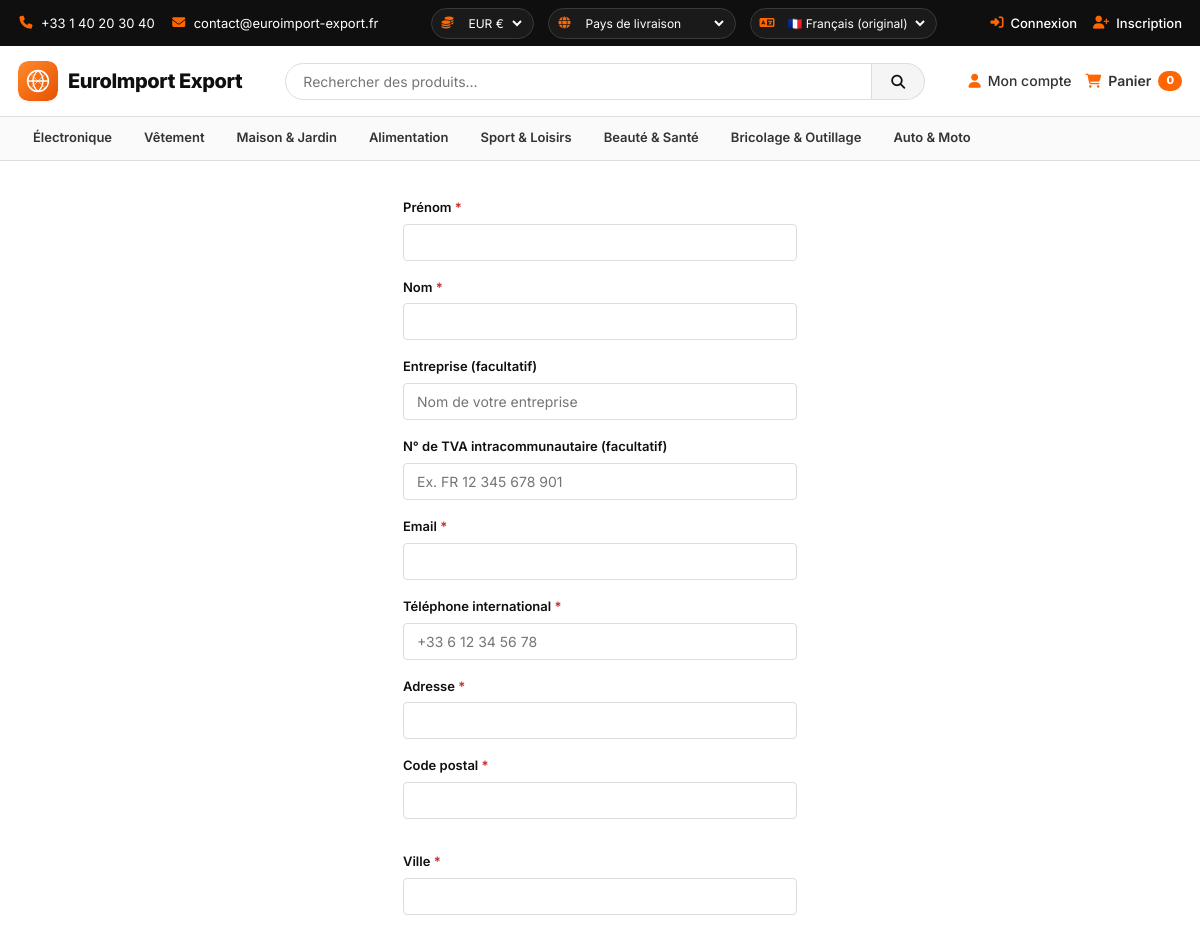
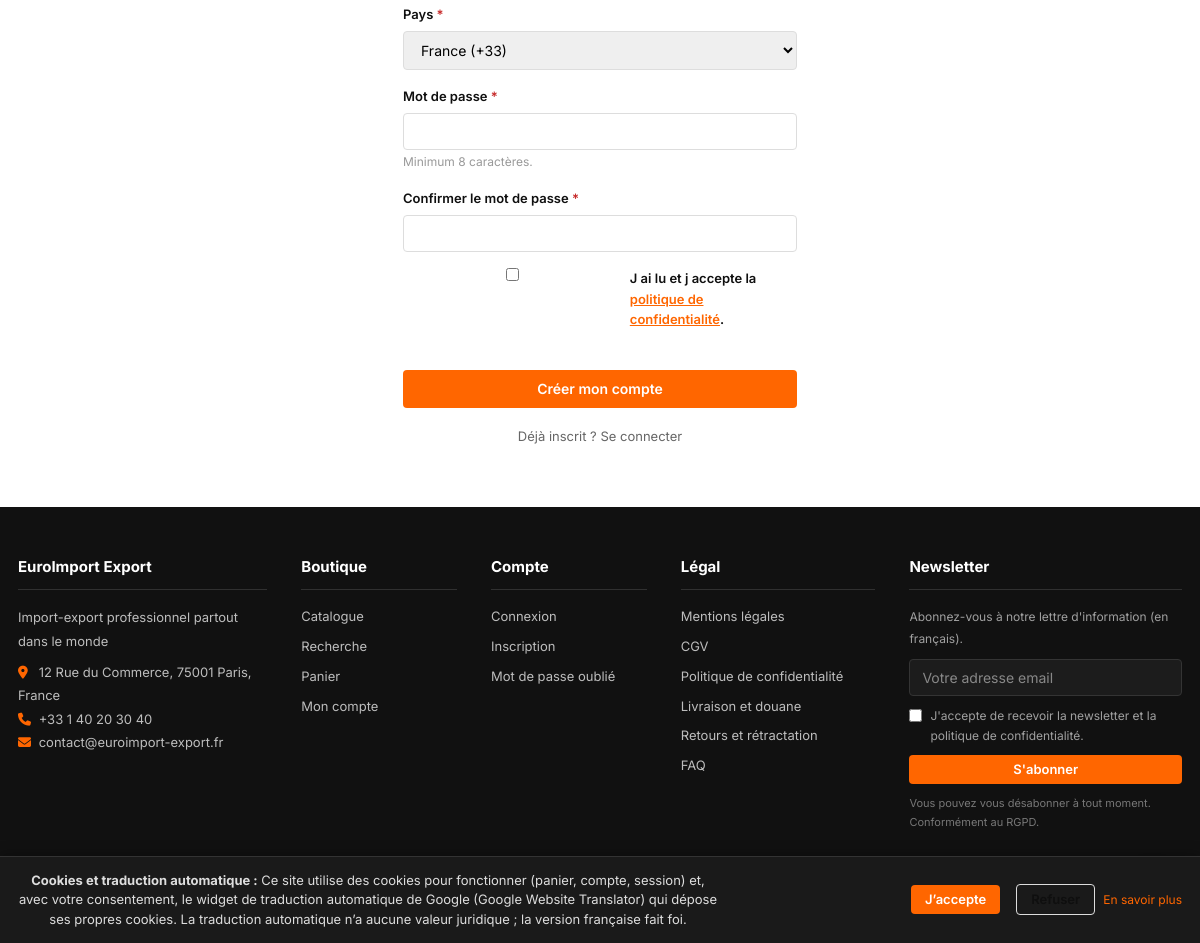
The page /public/inscription.php on the database its author committed (2 pictures, top to bottom).
### tables this page shows
CREATE TABLE `categories` (
  `id` INT UNSIGNED NOT NULL AUTO_INCREMENT,
  `parent_id` INT UNSIGNED DEFAULT NULL,
  `name` VARCHAR(255) NOT NULL,
  `slug` VARCHAR(255) NOT NULL,
  `description` TEXT DEFAULT NULL,
  `image` VARCHAR(255) DEFAULT NULL,
  `sort_order` INT UNSIGNED NOT NULL DEFAULT 0,
  `is_active` TINYINT(1) NOT NULL DEFAULT 1,
  `created_at` DATETIME NOT NULL DEFAULT CURRENT_TIMESTAMP,
  `updated_at` DATETIME NOT NULL DEFAULT CURRENT_TIMESTAMP ON UPDATE CURRENT_TIMESTAMP,
  PRIMARY KEY (`id`),
  UNIQUE KEY `uk_categories_slug` (`slug`),
  KEY `idx_categories_parent` (`parent_id`),
  KEY `idx_categories_active` (`is_active`),
  CONSTRAINT `fk_categories_parent` FOREIGN KEY (`parent_id`) REFERENCES `categories` (`id`) ON DELETE SET NULL ON UPDATE CASCADE
);

### config/config.php (called while the page is built, shortened)
<?php
function languages(): array
{
    return $GLOBALS['LANGUAGES'];
}
function languageExists(string $code): bool
{
    return isset($GLOBALS['LANGUAGES'][$code]);
}
function languageIsRtl(string $code): bool
{
    return languageExists($code) && $GLOBALS['LANGUAGES'][$code]['rtl'] === true;
}
function currentLanguageFromCookie(): string
{
    $code = LANG_DEFAULT;
    return $code;
}
function currentLanguageIsRtl(): bool
{
    return languageIsRtl(currentLanguageFromCookie());
}

### public/inscription.php (the view, shortened to what this page needs)
<?php
$db = db();
$form = [
    'firstname' => '',
    'lastname' => '',
    'email' => '',
    'phone' => '',
    'company' => '',
    'vat_number' => '',
    'address' => '',
    'city' => '',
    'postcode' => '',
    'country' => 'FR',
];
$countries = getCountries($db);
require_once INCLUDES_DIR . '/header.php';
?>
<section class="section">
    <div class="container" style="max-width:430px; margin:0 auto;">
        <form action="inscription.php" method="POST" novalidate>
            <div class="form-group">
                <label>Prénom <span style="color:var(--color-error);">*</span></label>
                <input type="text" name="firstname" value="<?= e($form['firstname']) ?>" required>
            </div>
            <div class="form-group">
                <label>Nom <span style="color:var(--color-error);">*</span></label>
                <input type="text" name="lastname" value="<?= e($form['lastname']) ?>" required>
            </div>
            <div class="form-group">
                <label>Entreprise (facultatif)</label>
                <input type="text" name="company" value="<?= e($form['company']) ?>" placeholder="Nom de votre entreprise">
            </div>
            <div class="form-group">
                <label>N° de TVA intracommunautaire (facultatif)</label>
                <input type="text" name="vat_number" value="<?= e($form['vat_number']) ?>" placeholder="Ex. FR 12 345 678 901">
            </div>
            <div class="form-group">
                <label>Email <span style="color:var(--color-error);">*</span></label>
                <input type="email" name="email" value="<?= e($form['email']) ?>" required>
            </div>
            <div class="form-group">
                <label>Téléphone international <span style="color:var(--color-error);">*</span></label>
                <input type="tel" name="phone" value="<?= e($form['phone']) ?>" placeholder="+33 6 12 34 56 78" required>
            </div>
            <div class="form-group">
                <label>Adresse <span style="color:var(--color-error);">*</span></label>
                <input type="text" name="address" value="<?= e($form['address']) ?>" required>
            </div>
            <div class="form-row">
                <div class="form-group" style="flex:1 1 200px;">
                    <label>Code postal <span style="color:var(--color-error);">*</span></label>
                    <input type="text" name="postcode" value="<?= e($form['postcode']) ?>" required>
                </div>
                <div class="form-group" style="flex:1 1 220px;">
                    <label>Ville <span style="color:var(--color-error);">*</span></label>
                    <input type="text" name="city" value="<?= e($form['city']) ?>" required>
                </div>
            </div>
            <div class="form-group">
                <label>Pays <span style="color:var(--color-error);">*</span></label>
                <select name="country" required>
                    <?php foreach ($countries as $c): ?>
                        <option value="<?= e($c['iso_alpha2']) ?>" <?= $form['country'] === $c['iso_alpha2'] ? 'selected' : '' ?>>
                            <?= e($c['name']) ?> <?= nt('(' . $c['phone_code'] . ')') ?>
                        </option>
                    <?php endforeach; ?>
                </select>
            </div>
            <div class="form-group">
                <label>Mot de passe <span style="color:var(--color-error);">*</span></label>
                <input type="password" name="password" required>
                <small style="color:var(--color-gray-light);">Minimum 8 caractères.</small>
            </div>
            <div class="form-group">
                <label>Confirmer le mot de passe <span style="color:var(--color-error);">*</span></label>
                <input type="password" name="password_confirm" required>
            </div>
            <div class="form-group consent" style="margin-top:8px;">
                <input type="checkbox" name="consent" id="consent" required>
                <label for="consent" style="cursor:pointer;">
                    J ai lu et j accepte la <a href="politique-confidentialite.php" style="color:var(--color-primary); text-decoration:underline;">politique de confidentialité</a>.
                </label>
            </div>
            <button type="submit" class="btn btn--primary btn--full" style="margin-top:18px;">Créer mon compte</button>
        </form>
        <p style="font-size:13px; color:var(--color-gray); margin-top:18px; text-align:center;">
            Déjà inscrit ? <a href="connexion.php">Se connecter</a>
        </p>
    </div>
</section>
<?php
require_once INCLUDES_DIR . '/footer.php';
?>

### includes/header.php (shortened to what this page needs)
<?php
require_once __DIR__ . '/../config/config.php';
require_once __DIR__ . '/functions.php';
$db = db();
$lang = currentLanguageFromCookie();
$rtl = currentLanguageIsRtl();
$currency = detectCurrency($db);
$settings = loadSettings($db);
$currencies = getCurrencies($db);
$countries = getCountries($db);
$topCategories = getCategories($db);
$siteName = !empty($settings['site_name']) ? $settings['site_name'] : 'EuroImport Export';
$sitePhone = $settings['public_phone'] ?? '+33 1 40 20 30 40';
$siteEmail = $settings['contact_email'] ?? 'contact@example.com';
$cartCount = 0;
?>
<!DOCTYPE html>
<html lang="<?= e($lang) ?>" dir="<?= $rtl ? 'rtl' : 'ltr' ?>">
<head>
<link rel="stylesheet" href="https://cdnjs.cloudflare.com/ajax/libs/font-awesome/6.5.0/css/all.min.css">
<link rel="stylesheet" href="<?= ASSETS_URL ?>/css/main.css?v=1.2.0">
</head>
<body class="<?= $rtl ? 'rtl' : 'ltr' ?>">
<div class="site">
<header class="top-bar">
    <div class="container top-bar__inner">
        <div class="top-bar__left">
            <span class="top-bar__item"><i class="fas fa-phone"></i> <?= nt($sitePhone) ?></span>
            <span class="top-bar__item top-bar__email"><i class="fas fa-envelope"></i> <?= nt($siteEmail) ?></span>
        </div>
        <div class="top-bar__center">
            <form id="currency-form" class="top-bar__form">
                <i class="fas fa-coins" aria-hidden="true"></i>
                <select id="currency-select" name="currency" title="Choisir une devise">
                    <?php foreach ($currencies as $c): ?>
                        <option value="<?= e($c['code']) ?>" <?= $currency['code'] === $c['code'] ? 'selected' : '' ?>>
                            <?= e($c['code']) ?> <?= e($c['symbol']) ?>
                        </option>
                    <?php endforeach; ?>
                </select>
            </form>
            <form id="country-form" class="top-bar__form">
                <i class="fas fa-globe" aria-hidden="true"></i>
                <select id="country-select" name="country" title="Pays de livraison">
                    <option value="">Pays de livraison</option>
                </select>
            </form>
            <form id="lang-form" class="top-bar__form">
                <i class="fas fa-language" aria-hidden="true"></i>
                <select id="lang-select" name="lang" title="Langue de traduction automatique">
                    <?php foreach (languages() as $code => $data): ?>
                        <option value="<?= e($code) ?>" <?= $lang === $code ? 'selected' : '' ?> data-flag="<?= e($data['flag']) ?>" data-rtl="<?= $data['rtl'] ? 'true' : 'false' ?>">
                            <?= e($data['flag']) ?> <?= $code === 'fr' ? e($data['native']) : e($data['name']) ?>
                        </option>
                    <?php endforeach; ?>
                </select>
            </form>
        </div>
        <div class="top-bar__right">
            <a href="connexion.php" class="top-bar__link"><i class="fas fa-sign-in-alt"></i> Connexion</a>
            <a href="inscription.php" class="top-bar__link"><i class="fas fa-user-plus"></i> Inscription</a>
        </div>
    </div>
</header>
<header class="main-header">
    <div class="container main-header__inner">
        <a href="index.php" class="logo">
            <img src="<?= ASSETS_URL ?>/images/logo.svg" alt="" class="logo__icon">
            <span class="logo__text notranslate" translate="no"><?= e($siteName) ?></span>
        </a>
        <form class="search-bar" action="recherche.php" method="GET" id="search-form" aria-label="Recherche">
            <input type="search" name="q" id="search-input" placeholder="Rechercher des produits…" value="<?= e($_GET['q'] ?? '') ?>">
            <button type="submit"><i class="fas fa-search"></i></button>
        </form>
        <div class="main-header__right">
            <a href="compte.php" class="main-header__link account-link"><i class="fas fa-user"></i> Mon compte</a>
            <a href="panier.php" class="main-header__link cart-link"><i class="fas fa-shopping-cart"></i> <span class="cart-label">Panier</span> <span class="cart-count"><?= (int)$cartCount ?></span></a>
        </div>
    </div>
</header>
<nav class="category-nav">
    <div class="container">
        <ul class="category-list">
            <?php foreach ($topCategories as $cat): ?>
                <li>
                    <a href="catalogue.php?category=<?= e($cat['slug']) ?>"><?= e($cat['name']) ?></a>
                </li>
            <?php endforeach; ?>
        </ul>
    </div>
</nav>
<main class="site-main" id="main-content">

### rows shown on the page
categories: name "Électronique"
categories: name "Vêtement"
categories: name "Maison & Jardin"
categories: name "Alimentation"
categories: name "Sport & Loisirs"
categories: name "Beauté & Santé"
categories: name "Bricolage & Outillage"
categories: name "Auto & Moto"

### other values the page prints
$value "+33 1 40 20 30 40 contact@euroimport-export.fr 12 Rue du Commerce, 75001 Paris, France +33 1 40 20 30 40 contact@euroimport-export.fr"
$siteName "EuroImport Export"
$cartCount "0"
$settings['site_slogan'] "Import-export professionnel partout dans le monde"
form field currency "EUR €"
form field lang "🇫🇷 Français (original)"
form field country "France (+33)"
